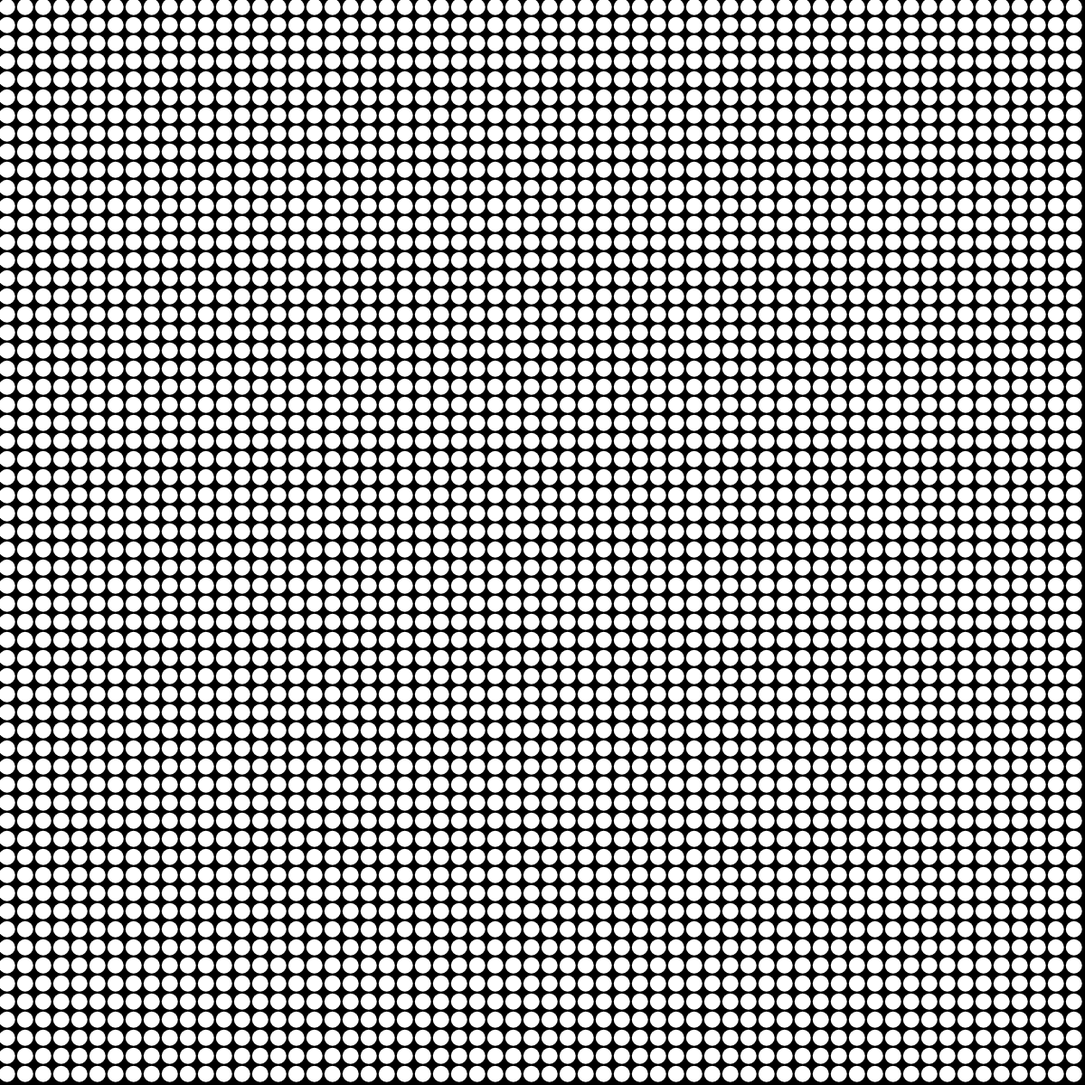
Frame 1 (no input)
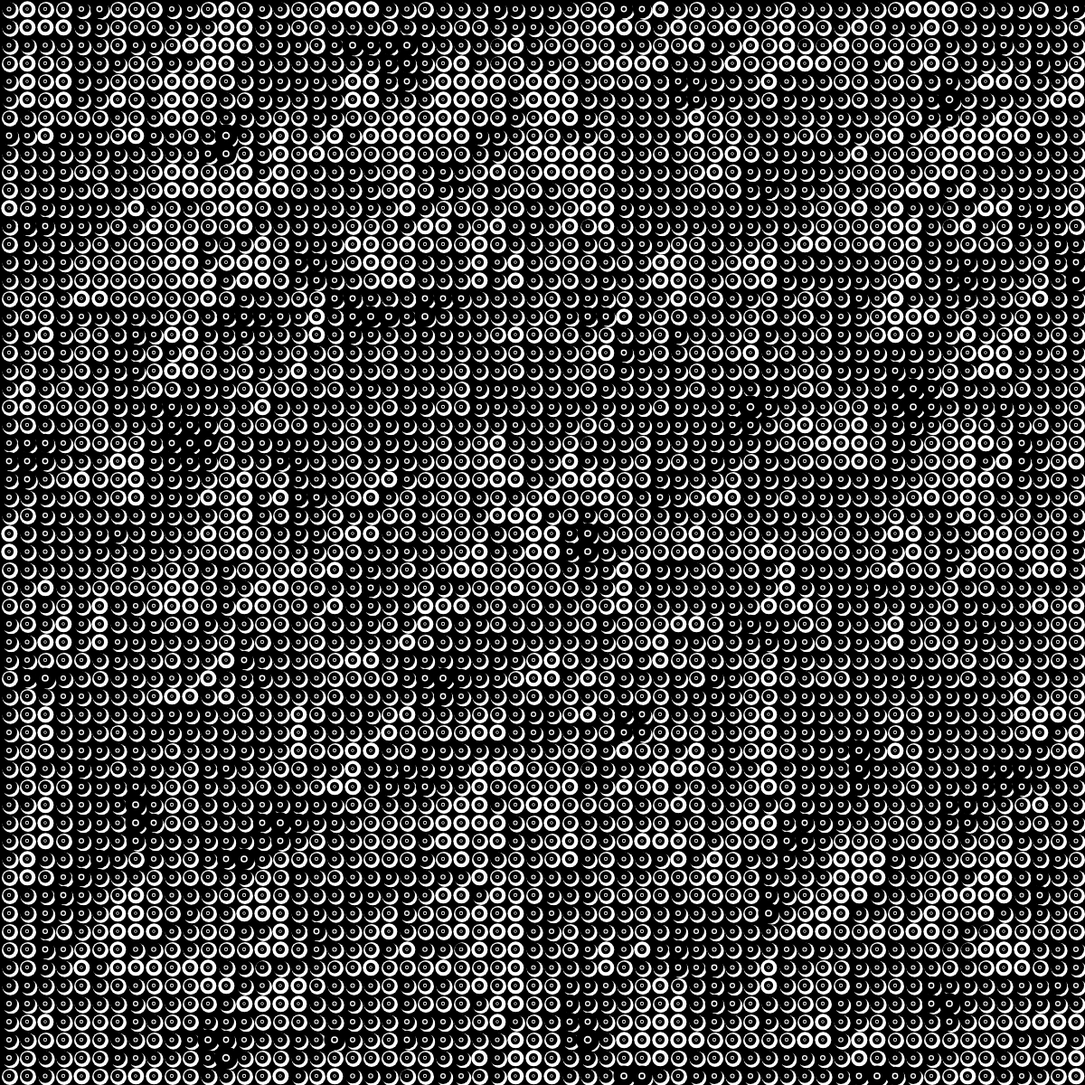
Frame 60 (no input)
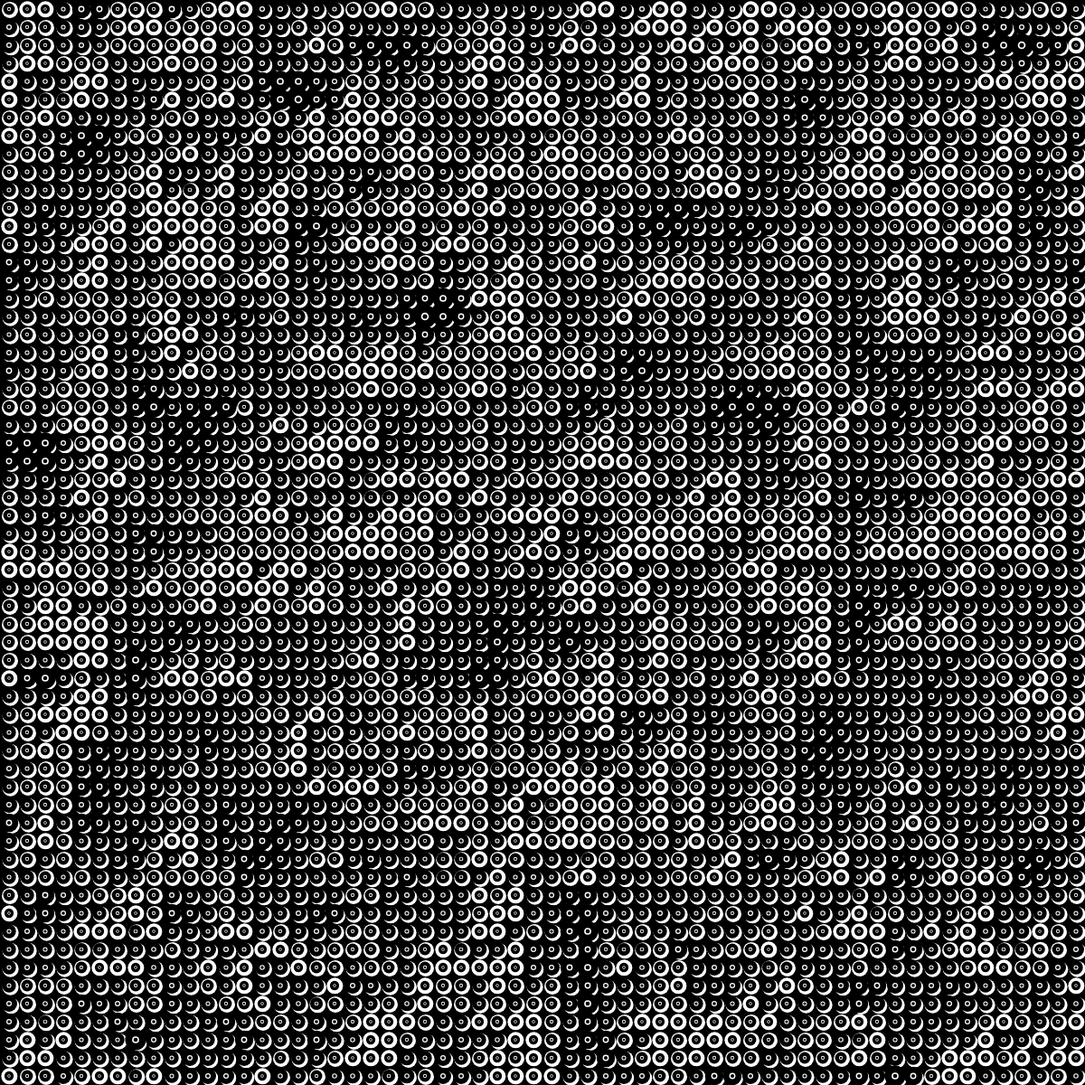
Frame 120 (the mouse pressed at the canvas centre since frame 60)

The p5.js sketch that drew these frames (run headless with seeded random() and noise() and a simulated clock; from frame 60 on, the mouse is pressed at the canvas centre):

// p5.js sketch
// ── sketch.js
/// <reference path="../../node_modules/@types/p5/global.d.ts" />

let grid;
const CELL_SIZE = 20;

function setup() {
    createCanvas(1200, 1200);
    noStroke();
    rectMode(CENTER)
    
    grid = new Grid();
    grid.build()
}

function draw() {
    background(0);
    grid.draw();
    grid.update();
}

function steppedNoise(x, y, z) {
    let n = noise(x, y, z);
    let f1 = 13;
    let f2 = 7;
    n = int(n * f1) / f2;
    if (n < 0.50) {
        n += 0.5;
    }
    return n;
}

class Agent {
    constructor(x, y, n) {
        this.x = x;
        this.y = y;
        this.n = n;
        this.width = int(CELL_SIZE * 0.9);
        this.variance = 0.01;
    }

    update() {
        let noiseOffset = 50;
        this.variance = steppedNoise(this.x / noiseOffset, this.y / noiseOffset, frameCount/100);
    }

    draw() {
        let jitter = 2.3;
        let xOffset = ((this.variance * 2) - 1) * jitter;
        let yOffset = ((this.variance * 2) - 1) * jitter;
        fill(255);
        ellipse(this.x + xOffset, this.y + yOffset, this.width, this.width);
        fill(0);
        let w = this.width * this.variance;
        ellipse(this.x, this.y, w, w);
        let w2 = this.width * (this.variance / 3);
        fill(255);
        ellipse(this.x, this.y, w2, w2);
        let w3 = this.width * (this.variance / 5);
        fill(0);
        ellipse(this.x, this.y, w3, w3);
    }
}

class Grid {
    constructor() {
        this.data = [];
        this.xOffset = CELL_SIZE;
        this.yOffset = CELL_SIZE;
        this.xCount = width / this.xOffset;
        this.yCount = height / this.yOffset;
        this.xStart = this.xOffset / 2;
        this.yStart = this.yOffset / 2;
    }

    build() {
        for (let x = this.xStart; x < width; x += this.xOffset) {
            for (let y = this.yStart; y < height; y += this.yOffset) {
                let agent = new Agent(x, y, this.data.length);
                this.data.push(agent);
            }
        }
    }

    update() {
        this.data.forEach(agent => agent.update());
    }

    draw() {
        this.data.forEach(agent => agent.draw());
    }
}
